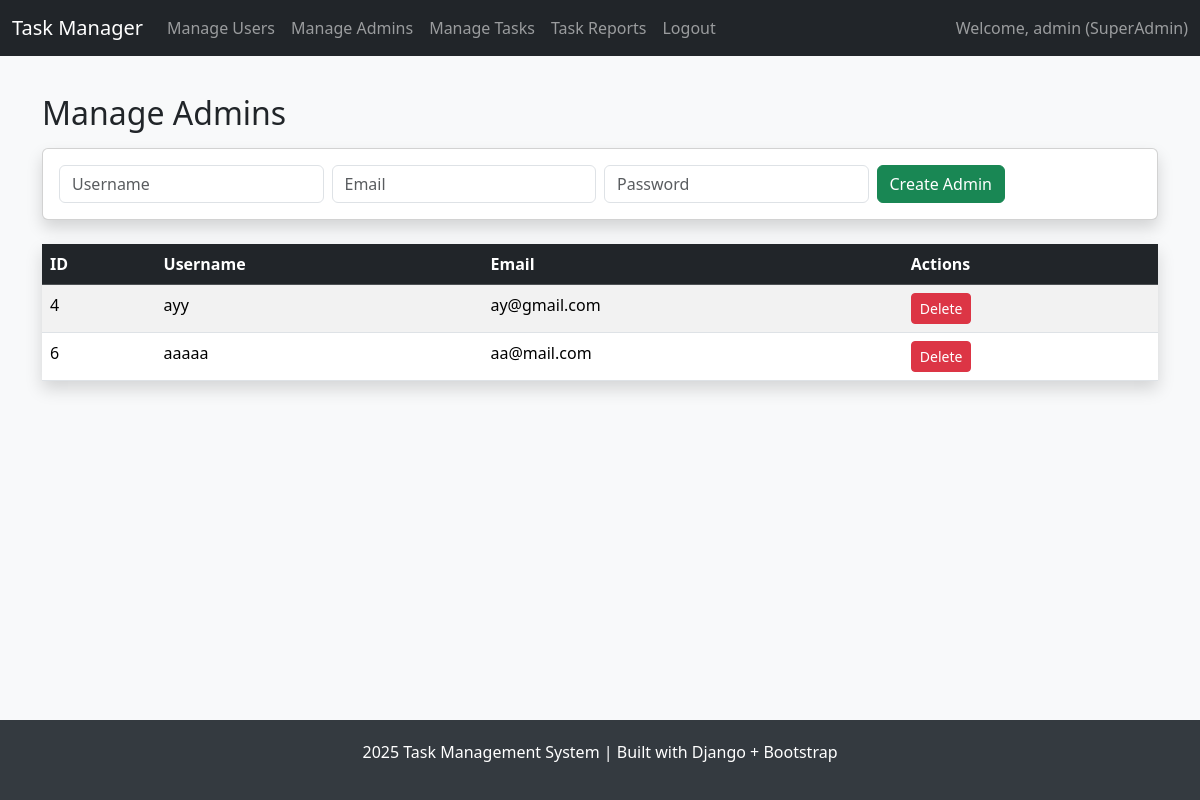
The page /manage-admins/ (signed in) on the database its author committed.
### accounts/models.py (models this page shows, shortened)
class User(AbstractUser):
    ROLE_CHOICES = (
        ("SuperAdmin", "SuperAdmin"),
        ("Admin", "Admin"),
        ("User", "User"),
    )
    role = models.CharField(max_length=20, choices=ROLE_CHOICES, default="User")
    assigned_admin = models.ForeignKey(
        "self", null=True, blank=True, on_delete=models.SET_NULL, related_name="managed_users",
        limit_choices_to={"role": "Admin"}
    )

### adminpanel/views.py (the view, shortened to what this page needs)
# urls.py: path("manage-admins/", views.manage_admins, name="manage_admins"),
@login_required
def manage_admins(request):
    if request.user.role != "SuperAdmin":
        return redirect("dashboard")
    admins = User.objects.filter(role="Admin")
    return render(request, "adminpanel/manage_admins.html", {"admins": admins})

### adminpanel/templates/adminpanel/manage_admins.html (shortened to what this page needs)
{% extends "adminpanel/base.html" %}
{% block content %}
<h2 class="mb-3">Manage Admins</h2>
<form method="post" class="card p-3 mb-4 shadow">
  <div class="row g-2">
    <div class="col"><input type="text" name="username" placeholder="Username" class="form-control" required></div>
    <div class="col"><input type="email" name="email" placeholder="Email" class="form-control" required></div>
    <div class="col"><input type="password" name="password" placeholder="Password" class="form-control" required></div>
    <div class="col"><button class="btn btn-success">Create Admin</button></div>
  </div>
</form>
<table class="table table-striped shadow">
  <thead class="table-dark">
    <tr>
      <th>ID</th><th>Username</th><th>Email</th><th>Actions</th>
    </tr>
  </thead>
  <tbody>
    {% for admin in admins %}
    <tr>
      <td>{{ admin.id }}</td>
      <td>{{ admin.username }}</td>
      <td>{{ admin.email }}</td>
      <td>
        <form method="post" style="display:inline;">
          <button class="btn btn-danger btn-sm">Delete</button>
        </form>
      </td>
    </tr>
    {% empty %}
    <tr><td colspan="4" class="text-center">No admins found</td></tr>
    {% endfor %}
  </tbody>
</table>
{% endblock %}

### adminpanel/templates/adminpanel/base.html (shortened to what this page needs)
<!DOCTYPE html>
<html lang="en">
<head>
  <link href="https://cdn.jsdelivr.net/npm/bootstrap@5.3.2/dist/css/bootstrap.min.css" rel="stylesheet">
</head>
<body>
  <nav class="navbar navbar-expand-lg navbar-dark bg-dark fixed-top">
    <div class="container-fluid">
      <a class="navbar-brand" href="{% url 'dashboard' %}">Task Manager</a>
      <div class="collapse navbar-collapse" id="navbarNav">
        <ul class="navbar-nav me-auto">
          {% if user.is_authenticated %}
            {% if user.role == "SuperAdmin" %}
              <li class="nav-item"><a class="nav-link" href="{% url 'manage_users' %}">Manage Users</a></li>
              <li class="nav-item"><a class="nav-link" href="{% url 'manage_admins' %}">Manage Admins</a></li>
              <li class="nav-item"><a class="nav-link" href="{% url 'manage_tasks' %}">Manage Tasks</a></li>
              <li class="nav-item"><a class="nav-link" href="{% url 'task_reports' %}">Task Reports</a></li>
            {% elif user.role == "Admin" %}
              <li class="nav-item"><a class="nav-link" href="{% url 'task_list' %}">My Tasks</a></li>
              <li class="nav-item"><a class="nav-link" href="{% url 'user_list' %}">My Users</a></li>
            {% endif %}
            <li class="nav-item"><a class="nav-link" href="{% url 'logout' %}">Logout</a></li>
          {% endif %}
        </ul>
        {% if user.is_authenticated %}
          <span class="navbar-text">Welcome, {{ user.username }} ({{ user.role }})</span>
        {% endif %}
      </div>
    </div>
  </nav>
  <main class="container py-4">
    {% block content %}{% endblock %}
  </main>
  <footer>
    <p>2025 Task Management System | Built with Django + Bootstrap</p>
  </footer>
</body>
</html>

### adminpanel/templates/adminpanel/base.html (style rules this page uses)
body { min-height: 100vh; display: flex; flex-direction: column; background-color: #f8f9fa; padding-top: 70px; }
main { flex: 1; }
footer { margin-top: auto; padding: 20px; background: #343a40; color: white; text-align: center; }

### rows shown on the page
User: username "admin", role "SuperAdmin"
User: id "4", username "ayy", email "ay@gmail.com"
User: id "6", username "aaaaa", email "aa@mail.com"
